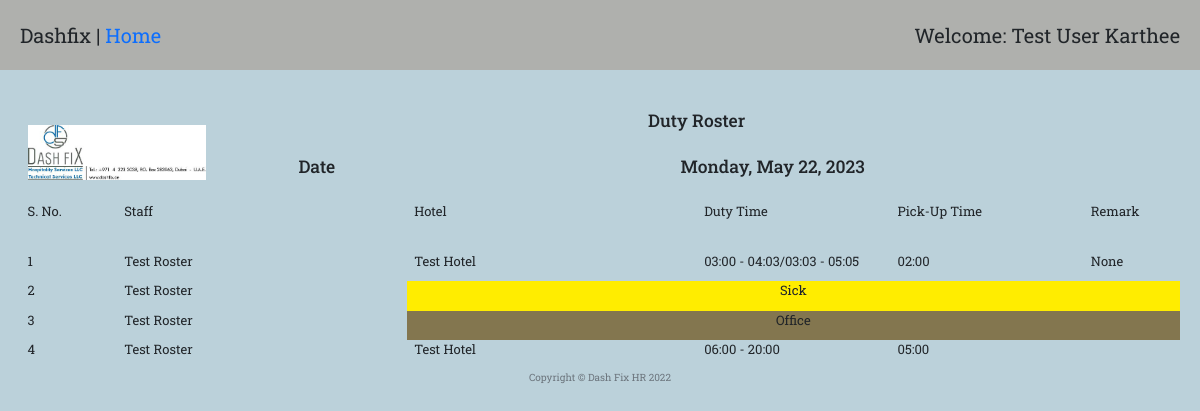
Page /roster_single/2 (signed in) on the committed database.
### main.py (models this page shows)
class User(UserMixin, db.Model):
    __tablename__ = "Users"
    id = Column(Integer, primary_key=True)
    email = Column(String(100), unique=True)
    password = Column(String(100))
    name = Column(String(1000))
    employee = relationship("employeeMaster", back_populates="user")
    roster = relationship("rosterMaster", back_populates="user")
    timesheet = relationship("timesheetMaster", back_populates="user")
    leave = relationship("leaveApplicationMaster", back_populates="user")
    passport = relationship("passportApplicationMaster", back_populates="user")

class rosterMaster(db.Model):
    __tablename__ = "rosterMaster"
    id = Column(Integer, primary_key=True)
    date = Column(String(300))
    entry = relationship("rosterEntryMaster", back_populates="roster")
    createdBy = Column(Integer, ForeignKey("Users.id"))
    user = relationship("User", back_populates="roster")

class employeeMaster(db.Model):
    __tablename__ = "employeeMaster"
    id = Column(Integer, primary_key=True)
    employeeID = Column(String(300))
    joining_date = Column(DateTime)
    name = Column(String(300))
    addressUae = Column(String(300))
    poBox = Column(String(300))
    mobilePersonal = Column(Integer)
    mobileHome = Column(Integer)
    personalMail = Column(String(300))
    addressHome = Column(String(300))
    passportNumber = Column(Integer)
    nationality = Column(String(300))
    ownCar = Column(Boolean)
    carRent = Column(Boolean)
    company_laptop = Column(String(300))
    company_mobile = Column(String(300))
    emUaeName = Column(String(300))
    emUaeRel = Column(String(300))
    emUaeAddr = Column(String(300))
    emUaeMobileNumber = Column(Integer)
    emUaeHomeNumber = Column(Integer)
    originCountry = Column(String(300))
    emCoName = Column(String(300))
    emCoRel = Column(String(300))
    emCoAddr = Column(String(300))
    emCoMobileNumber = Column(Integer)
    emCoHomeNumber = Column(Integer)
    createdBy = Column(Integer, ForeignKey("Users.id"))
    user = relationship("User", back_populates="employee")
    departmentId = Column(Integer, ForeignKey("departmentMaster.id"))
    department = relationship("departmentMaster", back_populates="employee")
    document = relationship("documentMaster", back_populates="employee")
    actionItem = relationship("actionItemMaster", back_populates="employee")
    leave = relationship("leaveApplicationMaster", back_populates="employee")
    passport = relationship("passportApplicationMaster", back_populates="employee")
    timesheet = relationship("timesheetEntryMaster", back_populates="employee")
    roster = relationship("rosterEntryMaster", back_populates="employee")
    details = relationship("employeeDetails", back_populates="employee")

class hotelMaster(db.Model):
    __tablename__ = "hotelMaster"
    id = Column(Integer, primary_key=True)
    name = Column(String(300))
    address = Column(String(300))
    interval = Column(String(300))
    rate = Column(Float)
    rosterEntry = relationship("rosterEntryMaster", back_populates="hotel")
    timesheet = relationship("timesheetMaster", back_populates="hotel")

class rosterEntryMaster(db.Model):
    __tablename__ = "rosterEntryMaster"
    id = Column(Integer, primary_key=True)
    timeIn1 = Column(Integer)
    timeOut1 = Column(Integer)
    timeIn2 = Column(Integer)
    timeOut2 = Column(Integer)
    pickUp = Column(Integer)
    remark = Column(String(300))
    absent = Column(String(300))
    pickUp2 = Column(Integer)  # TODO add pickup2
    employeeID = Column(Integer, ForeignKey("employeeMaster.id"))
    employee = relationship("employeeMaster", back_populates="roster")
    rosterID = Column(Integer, ForeignKey("rosterMaster.id"))
    roster = relationship("rosterMaster", back_populates="entry")
    hotelID = Column(Integer, ForeignKey("hotelMaster.id"))
    hotel = relationship("hotelMaster", back_populates="rosterEntry")

### main.py (the view)
@app.route("/roster_single/<roster_id>", methods=["GET", "POST"])
@admin_only
def roster_single(roster_id):
    roster_entries = db.session.query(rosterEntryMaster).filter_by(rosterID=roster_id).all()
    roster_element = rosterMaster.query.get(roster_id)
    roster_date = roster_element.date
    roster_day = datetime.datetime.strptime(roster_date, "%Y-%m-%d").strftime('%A')
    roster_full_date = datetime.datetime.strptime(roster_date, '%Y-%m-%d').strftime('%B %d, %Y')
    employee_list = []
    hotel_list = []
    time_lists = []
    roster_color = {'Off': '#16FF00', 'Absent': '#FF0303', 'Sick': '#FFED00', 'Vacation': '#82CD47',
                    'Public Holiday': '#146C94', 'Office': '#83764F'}
    for i in roster_entries:
        employee = i.employee
        hotel = i.hotel
        hotel_list.append(hotel.name)
        employee_list.append(employee.name)
        ti1 = getTimeStr(i.timeIn1)
        ti2 = getTimeStr(i.timeIn2)
        to1 = getTimeStr(i.timeOut1)
        to2 = getTimeStr(i.timeOut2)
        pu = getTimeStr(i.pickUp)
        pu2 = getTimeStr(i.pickUp2)
        time_dict = {'timeIn1': ti1, 'timeIn2': ti2, 'timeOut1': to1, 'timeOut2': to2, 'pickUp': pu, 'pickUp2': pu2}
        time_lists.append(time_dict)
    return render_template("roster_entries.html", entries=roster_entries, employees=employee_list, hotels=hotel_list,
                           len=range(len(roster_entries)), date=roster_full_date, day=roster_day, time_data=time_lists,
                           user=current_user, color=roster_color)

### main.py (called while the page is built)
def admin_only(f):
    @wraps(f)
    def decorated_function(*args, **kwargs):
        admin = User.query.all()
        admin_id = []
        for i in admin:
            id_ = i.id
            admin_id.append(id_)
        if current_user.id not in admin_id:
            return abort(403)
        return f(*args, **kwargs)
    return decorated_function

@login_manager.user_loader
def load_user(user_id):
    return User.query.get(int(user_id))

def getTimeStr(time):
    time = int(time)
    hour = time // 100
    minutes = time - (hour * 100)
    if hour < 10:
        hour_str = '0' + str(hour)
    else:
        hour_str = str(hour)
    if minutes < 10:
        min_str = '0' + str(minutes)
    else:
        min_str = str(minutes)
    time_str = hour_str + ':' + min_str
    print(time_str)
    return time_str

### templates/roster_entries.html
{% extends 'bootstrap/base.html' %}
{% import "bootstrap/wtf.html" as wtf %}
{% block content %}
{% include "header.html" %}
  <div class="welcome">
    <span>Dashfix | <a href="{{url_for('home')}}">Home</a></span>
    <span>Welcome: {{user.name}}</span>
  </div>
  <div class="row" style="text-align: center;">
    <div class="col-2">
      <img src="{{ url_for('static', filename='images/Sign.png')}}" alt="" style="width: 100%; padding-top:35px;">
    </div>
    <div class="col-10">
      <div class="row">
        <div class="col-12">
          <h3>Duty Roster</h3>
        </div>
      </div>
      <div class="row">
        <div class="col-2">
          <h3>Date</h3>
        </div>
        <div class="col-10">
          <h3>{{day}}, {{date}}</h3>
        </div>
      </div>
    </div>
  </div>
  <div class="row">
    <div class="col-1"><p>S. No.</p></div>
    <div class="col-3"><p>Staff</p></div>
    <div class="col-3"><p>Hotel</p></div>
    <div class="col-2"><p>Duty Time</p></div>
    <div class="col-2"><p>Pick-Up Time</p></div>
    <div class="col-1">Remark</div>
  </div>
  <div class="row">
    {% for i in len %}
      {% if entries[i].absent == 'none' %}
        <div class="col-1"><p>{{ i + 1 }}</p></div>
        <div class="col-3"><p>{{ employees[i] }}</p></div>
        <div class="col-3"><p>{{ hotels[i] }}</p></div>
        {% if time_data[i].timeIn2 == '00:00' %}
          <div class="col-2"><p>{{ time_data[i].timeIn1 }} - {{ time_data[i].timeOut1 }}</p></div>
        {% else %}
          <div class="col-2"><p>{{ time_data[i].timeIn1 }} - {{ time_data[i].timeOut1 }}/{{ time_data[i].timeIn2 }} - {{ time_data[i].timeOut2 }}</p></div>
        {% endif %}
        <div class="col-2"><p>{{ time_data[i].pickUp }}</p></div>
        <div class="col-1">{{ entries[i].remark }}</div>
      {% else %}
        <div class="col-1"><p>{{ i + 1 }}</p></div>
        <div class="col-3"><p>{{ employees[i] }}</p></div>
        <div class="col-8" style="text-align: center; background-color: {{color[entries[i].absent]}};"><p>{{ entries[i].absent }}</p></div>
      {% endif %}
    {% endfor %}
  </div>
{% include "footer.html" %}
{% endblock %}

### static/styles1.css (style rules this page uses)
body { font-family: 'Roboto Slab', serif; }
body { background-color: #bbd1da; }
.welcome { background-color: #afb0ad; display: flex; justify-content: space-between; padding: 20px; font-size: 2rem; }
.row, h5 { margin-top: 20px; margin-right: 20px; margin-left: 20px; }
div { font-size: 1.3rem; margin: 0px; padding-right: 0px; }
.time_suc_entry, p { text-size: 1.8rem; }
a:link { text-decoration: none; text-color: black; }

### rows in the picture
User: name "Test User Karthee"
rosterMaster: date "May 22, 2023"
employeeMaster: name "Test Roster" "Test Roster", name "Test Roster" "Test Roster"
hotelMaster: name "Test Hotel" "Test Hotel"
rosterEntryMaster: remark "None"
rosterEntryMaster: absent "Sick"
rosterEntryMaster: absent "Office"

### other values in the picture
{{ day }} "Monday"
{{ i + 1 }} "1" "4"
{{ time_data[i].timeIn1 }} "03:00"
{{ time_data[i].timeOut1 }} "04:03"
{{ time_data[i].timeIn2 }} "03:03"
{{ time_data[i].timeOut2 }} "05:05"
{{ time_data[i].pickUp }} "02:00" "05:00"
{{ i + 1 }} "2" "3"
{{ time_data[i].timeIn1 }} "06:00"
{{ time_data[i].timeOut1 }} "20:00"
